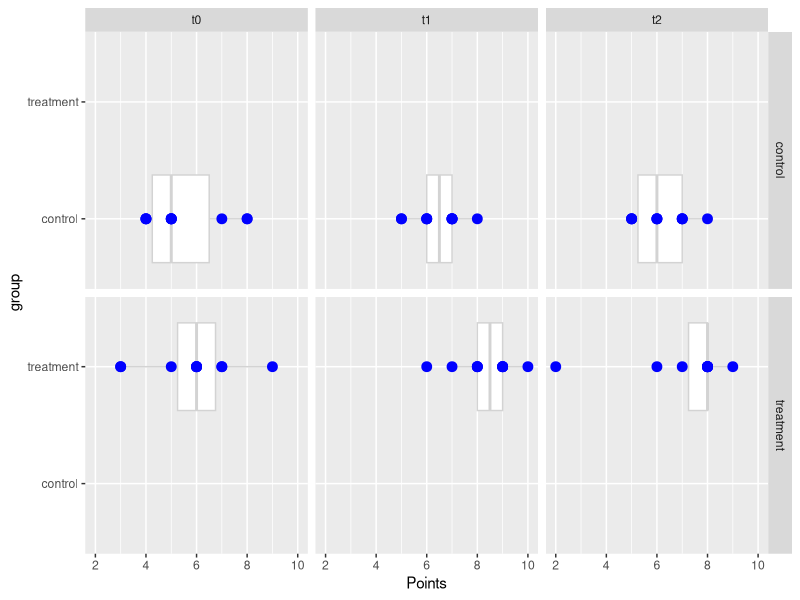
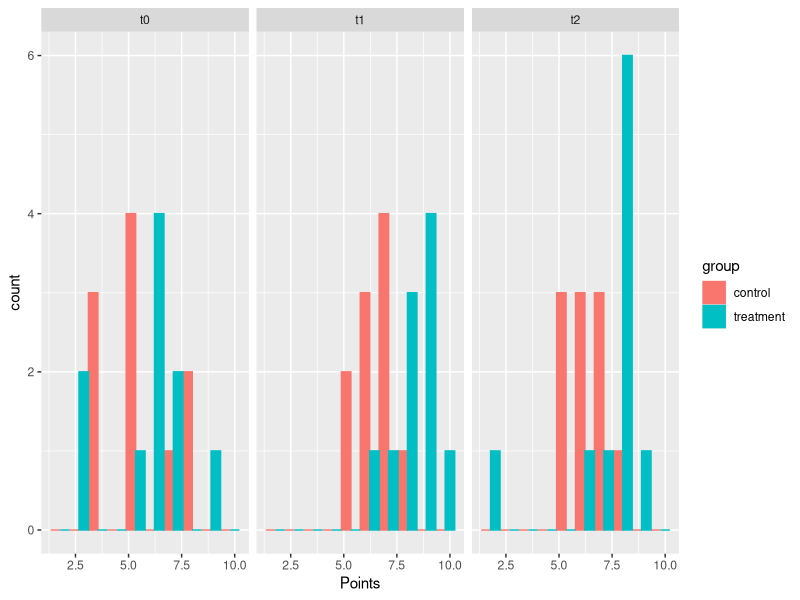
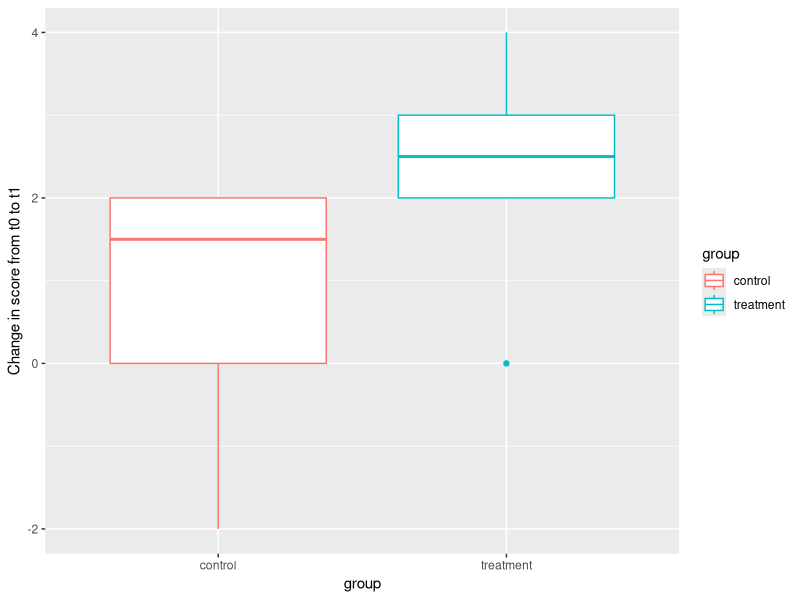
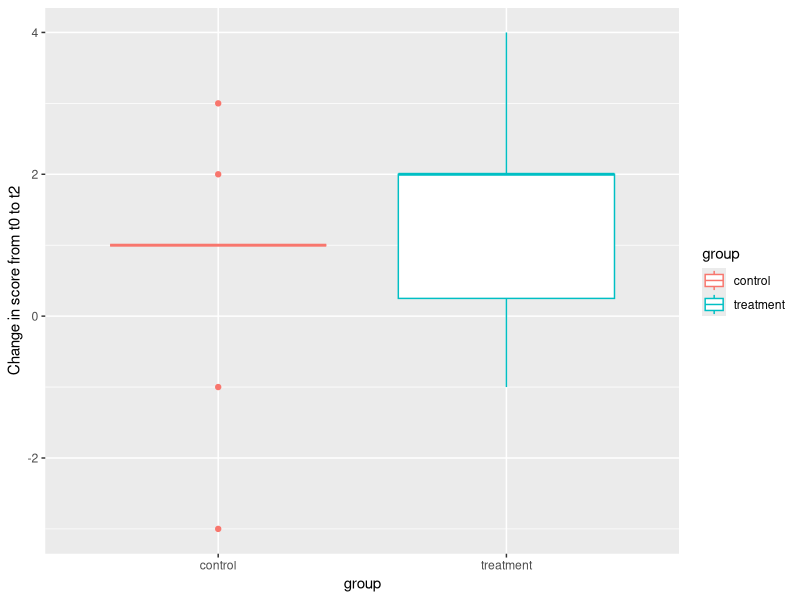
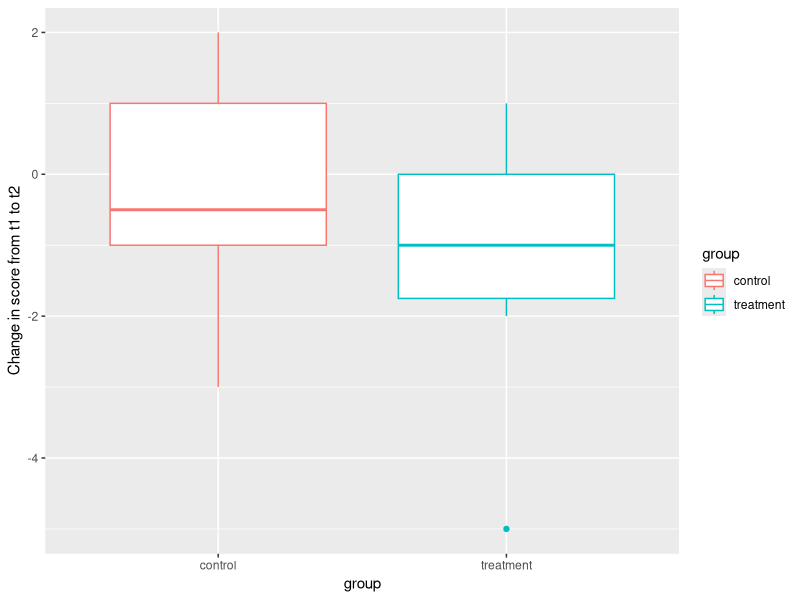

Write the R code that produced these figures, in order.
## ---- chunk 1
knitr::opts_chunk$set(echo = TRUE)
library(ggplot2)
library(dplyr)
library(tidyr)

#reading in survey data
data <- read.csv("final data - Sheet1.csv")
colnames(data)[1] <- "Test"
## ---- chunk 2
# reshaping data so each survey in its own column and compute difference in survey scores
data %>% 
  select(Points, Test, ID, group)%>%
  mutate(group = as.factor(group))%>% # group is categorical, not numeric 
  pivot_wider(names_from = "Test", values_from = "Points")%>%
  mutate(t1minust0 = t1-t0, 
         t2minust0 = t2-t0,
         t2minust1 = t2-t1) -> data_wide

# creating a data set that labels group as treatment and control 
treatment <- data%>%
  filter(group == 1)%>%
  mutate(group = "treatment")

control <- data%>%
  filter(group == 2)%>%
  mutate(group = "control")

new_data <- bind_rows(treatment, control)

# changing treatment and control labels for data_wide 
treatment2 <- data_wide%>%
  filter(group == 1)%>%
  mutate(group = "treatment")

control2 <- data_wide%>%
  filter(group == 2)%>%
  mutate(group = "control")

newdata_wide <- bind_rows(treatment2, control2)

# creating groups for t testing 
group1 <- filter(data_wide, group == 1)
group2 <- filter(data_wide, group == 2)
## ---- chunk 3
# Summary of all data with box plots 
tapply(new_data$Points, new_data$Test, summary)
## ---- chunk 4
# Box plot dividing data by survey and treatment vs control 
ggplot(new_data, aes(Points, group, group = group)) + 
  geom_boxplot(color = "lightgrey") + 
  geom_point(color = "blue", size = 3)+
  facet_grid(group ~ Test)
## ---- chunk 5
# Histogram of survey results
ggplot(new_data, aes(Points, color = group, fill = group, group = group))+
  geom_histogram(bins = 10, position = "dodge")+
  facet_wrap(~Test)
## ---- chunk 6
ggplot(newdata_wide, aes(group, t1minust0, color = group))+
  geom_boxplot()+
  ylab("Change in score from t0 to t1")

# Statistical testing 
#test whether change in scores between t0&t1 is greater for the control group
t.test(group1$t1minust0, group2$t1minust0, alternative = "greater")
## ---- chunk 7
ggplot(newdata_wide, aes(group, t2minust0, color = group))+
  geom_boxplot()+
  ylab("Change in score from t0 to t2")

# Statistical testing 
#test whether change in scores between t2&t1 is greater for control group
t.test(group1$t2minust0, group2$t2minust0, alternative = "greater")
## ---- chunk 8
ggplot(newdata_wide, aes(group, t2minust1, color = group))+
  geom_boxplot()+
  ylab("Change in score from t1 to t2")

# Statistical testing 
#test whether change in scores between t2&t1 is greater than t2-t1 but less than t1-t0
t.test(group1$t2minust1, group2$t2minust1, alternative = "greater")
## ---- chunk 9
t.test(group1$t0, group2$t0, alternative = "greater")
## ---- chunk 10
t.test(group1$t1, group2$t1, alternative = "greater")
## ---- chunk 11
t.test(group1$t2, group2$t2, alternative = "greater")
## ---- chunk 12
sessionInfo()
